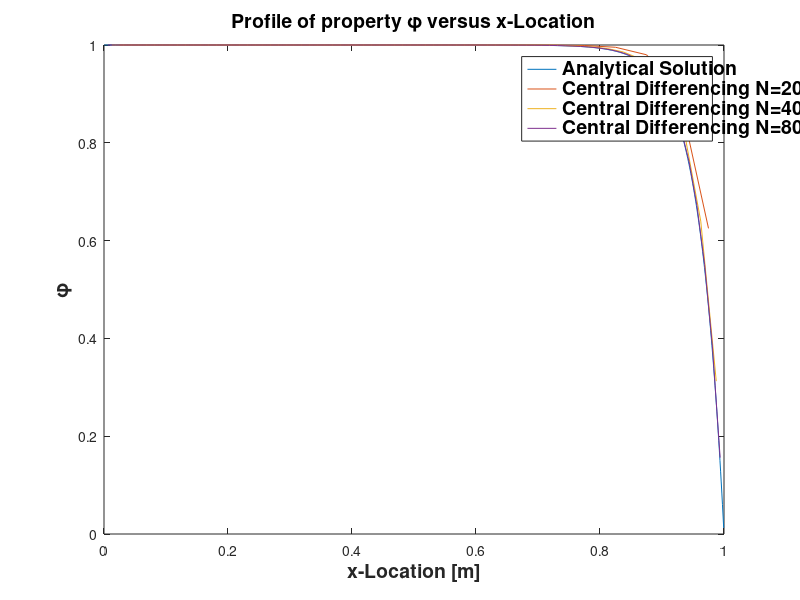

Write MATLAB code to recreate this figure.
%PROJECT 3 - FINITE VOLUME 
%CONVECTION DIFFUSION EQUATION
%CENTRAL DIFFERENCE VERIFICATION - MESH REFINEMENT STUDY



clear;
clc;

%PARAMETERS
gamma = 0.1;                     %[kg/m*s]
u = 2.5;                         %[m/s]
rho = 1;                         %[kg/m^3]
L = 1;                           %[m]
phi_0 = 1;                       %BOUNDARY CONDITION AT x = 0
phi_L = 0;                       %BOUNDARY CONDITION AT x = L


%ANALYTICAL SOLUTION%%%%%%%%%%%%%%%%%%%%%%%%%%%%%%%%%%%%%%%%%%%%%%%%%%%%%%%
N=1000
dx=L/N
x = dx/2;
PHI_A = zeros(N,1);
for i = 1:N;
    phi = ((exp((rho*u*x)/gamma)-1)/(exp((rho*u*L)/gamma)-1))*(phi_L-phi_0)+phi_0;
    PHI_A(i) = phi;
    x = x+dx;
end
%%%%%%%%%%%%%%%%%%%%%%%%%%%%%%%%%%%%%%%%%%%%%%%%%%%%%%%%%%%%%%%%%%%%%%%%%%%
X1 = (dx/2):dx:(L-(dx/2));




%CENTRAL DIFFERENCING N=20%%%%%%%%%%%%%%%%%%%%%%%%%%%%%%%%%%%%%%%%%%%%%%%%%%%%%%
%POPULATING THE [A] MATRIX

N = 20;                          %NUMBER OF CELLS
dx = L/N;                        %DISCRETIZATION IN X
D = gamma/dx;                    %DIFFUSION COEFFICIENT 
F = rho*u;                       %CONVECTION COEFFICIENT
Pe = F/D                         %PECLET NUMBER


a_E = D - (F/2);                 %EAST NODE COEFFICIENT
a_E_cen = a_E;
a_W = D + (F/2);                 %WEST NODE COEFFICIENT
a_W_cen = a_W;
a_P = a_E + a_W;                 %CENTRAL NODE COEFFICIENT

A = zeros(N+2);
A((N/N),(N/N)) = 1;
A((N/N),((N/N)+1)) = 1;
A(N+2,N+2) = 1;
A(N+2,N+1) = 1;

for i = 2:(N+1);
    A(i,i-1) = -a_W;
    A(i,i) = a_P;
    A(i,i+1) = -a_E;
end

%POPULATING THE BOUNDARY CONDITION MATRIX [B]
B = zeros(N+2,1);
B((N/N),1) = 2*phi_0;
B((N+2),1) = 2*phi_L;

%SOLVING FOR phi MATRIX
C = (A^-1)*B;
PHI_cen = zeros(N,1);
 for i=1:N;
     PHI_cen(i) = C(i+1);
 end
%%%%%%%%%%%%%%%%%%%%%%%%%%%%%%%%%%%%%%%%%%%%%%%%%%%%%%%%%%%%%%%%%%%%%%%%%%%
X2 = (dx/2):dx:(L-(dx/2));



%CENTRAL DIFFERENCING N=40%%%%%%%%%%%%%%%%%%%%%%%%%%%%%%%%%%%%%%%%%%%%%%%%%%%%%%
%POPULATING THE [A] MATRIX

N = 40;                          %NUMBER OF CELLS
dx = L/N;                        %DISCRETIZATION IN X
D = gamma/dx;                    %DIFFUSION COEFFICIENT 
F = rho*u;                       %CONVECTION COEFFICIENT
Pe = F/D                         %PECLET NUMBER


a_E = D - (F/2);                 %EAST NODE COEFFICIENT
a_E_cen = a_E;
a_W = D + (F/2);                 %WEST NODE COEFFICIENT
a_W_cen = a_W;
a_P = a_E + a_W;                 %CENTRAL NODE COEFFICIENT

A = zeros(N+2);
A((N/N),(N/N)) = 1;
A((N/N),((N/N)+1)) = 1;
A(N+2,N+2) = 1;
A(N+2,N+1) = 1;

for i = 2:(N+1);
    A(i,i-1) = -a_W;
    A(i,i) = a_P;
    A(i,i+1) = -a_E;
end

%POPULATING THE BOUNDARY CONDITION MATRIX [B]
B = zeros(N+2,1);
B((N/N),1) = 2*phi_0;
B((N+2),1) = 2*phi_L;

%SOLVING FOR phi MATRIX
C = (A^-1)*B;
PHI_cen2 = zeros(N,1);
 for i=1:N;
     PHI_cen2(i) = C(i+1);
 end
%%%%%%%%%%%%%%%%%%%%%%%%%%%%%%%%%%%%%%%%%%%%%%%%%%%%%%%%%%%%%%%%%%%%%%%%%%%
X3 = (dx/2):dx:(L-(dx/2));






%CENTRAL DIFFERENCING N=80%%%%%%%%%%%%%%%%%%%%%%%%%%%%%%%%%%%%%%%%%%%%%%%%%%%%%%
%POPULATING THE [A] MATRIX

N = 80;                          %NUMBER OF CELLS
dx = L/N;                        %DISCRETIZATION IN X
D = gamma/dx;                    %DIFFUSION COEFFICIENT 
F = rho*u;                       %CONVECTION COEFFICIENT
Pe = F/D                         %PECLET NUMBER


a_E = D - (F/2);                 %EAST NODE COEFFICIENT
a_E_cen = a_E;
a_W = D + (F/2);                 %WEST NODE COEFFICIENT
a_W_cen = a_W;
a_P = a_E + a_W;                 %CENTRAL NODE COEFFICIENT

A = zeros(N+2);
A((N/N),(N/N)) = 1;
A((N/N),((N/N)+1)) = 1;
A(N+2,N+2) = 1;
A(N+2,N+1) = 1;

for i = 2:(N+1);
    A(i,i-1) = -a_W;
    A(i,i) = a_P;
    A(i,i+1) = -a_E;
end

%POPULATING THE BOUNDARY CONDITION MATRIX [B]
B = zeros(N+2,1);
B((N/N),1) = 2*phi_0;
B((N+2),1) = 2*phi_L;

%SOLVING FOR phi MATRIX
C = (A^-1)*B;
PHI_cen3 = zeros(N,1);
 for i=1:N;
     PHI_cen3(i) = C(i+1);
 end
%%%%%%%%%%%%%%%%%%%%%%%%%%%%%%%%%%%%%%%%%%%%%%%%%%%%%%%%%%%%%%%%%%%%%%%%%%%
X4 = (dx/2):dx:(L-(dx/2));








Pe
X = (dx/2):dx:(L-(dx/2));

fprintf('THE NUMBER OF NODES IS %d',N)

plot(X1,PHI_A,X2,PHI_cen,X3,PHI_cen2,X4,PHI_cen3)
% axis([.025 .975 0 1])
xlabel('x-Location [m]')
ylabel('\phi')
title('Profile of property \phi versus x-Location')
legend('Analytical Solution','Central Differencing N=20','Central Differencing N=40','Central Differencing N=80')



figureHandle = gcf;
% %# make all text in the figure to size 14 and bold
set(findall(figureHandle,'type','text'),'fontSize',14,'fontWeight','bold')


    